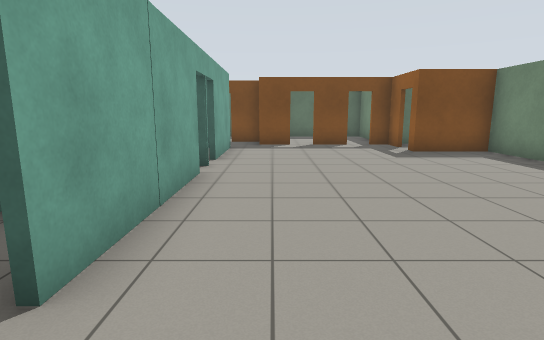
View 1 (above)

16 first-person views from a walk through a robot-simulator world made for Gazebo. The camera is 1.2 m above the floor, tilts 10° down and sees 80° across. The floor is counted in squares, 1 m on a side. Each view is taken from the middle of a square. On the plan, view 1 faces up. The plan holds only what a view shows up to about 13 squares ahead; the rest is blank.

View 2
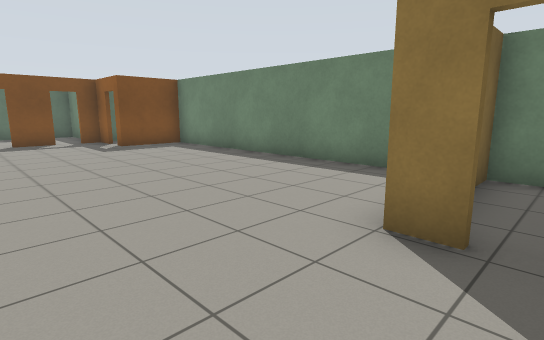

View 3
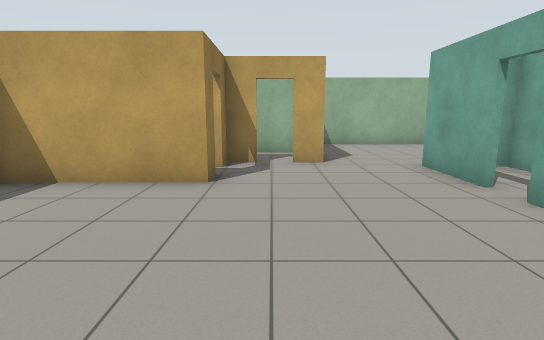

View 4
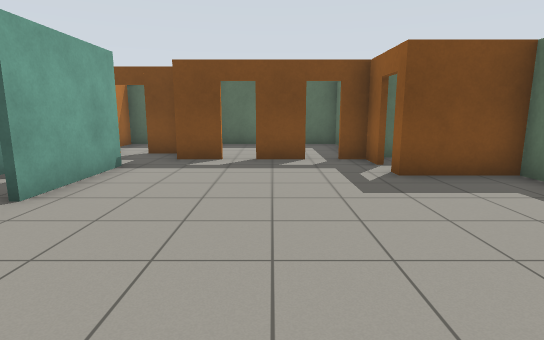

View 5
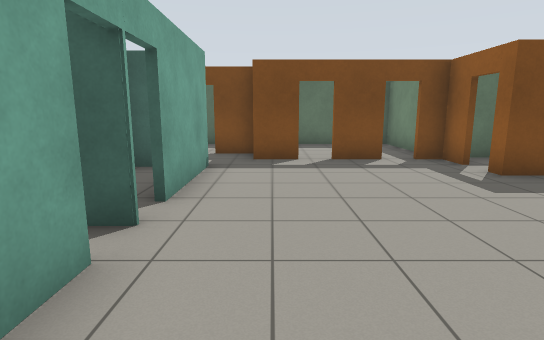

View 6
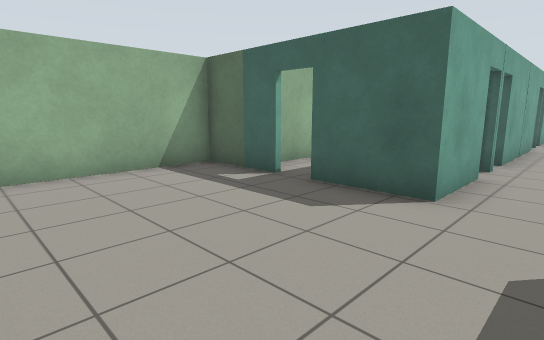

View 7
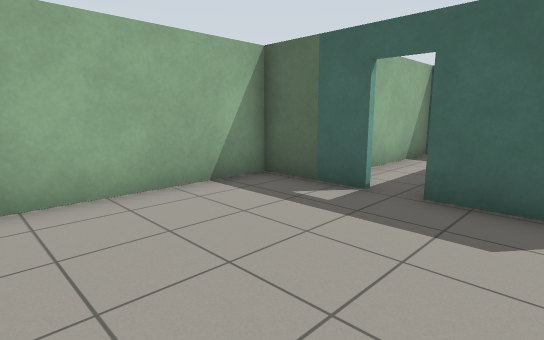

View 8
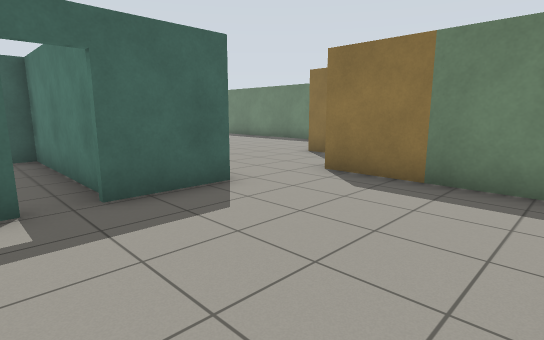

View 9
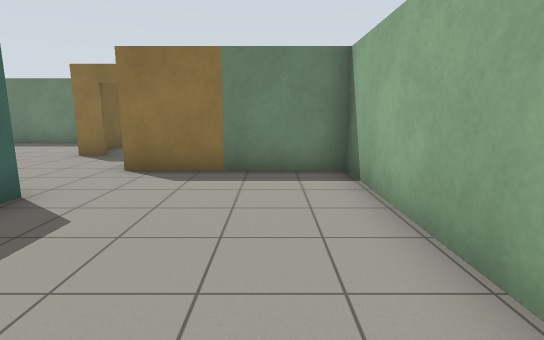

View 10
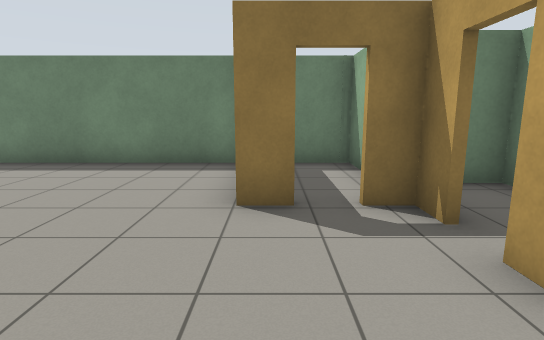

View 11
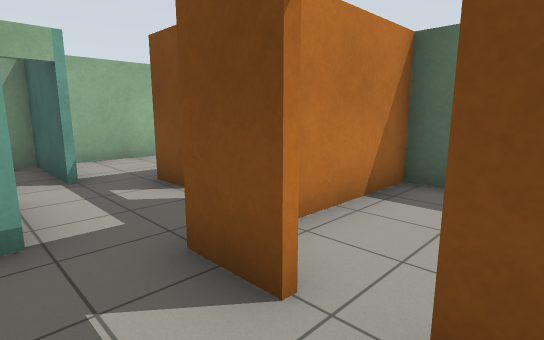

View 12
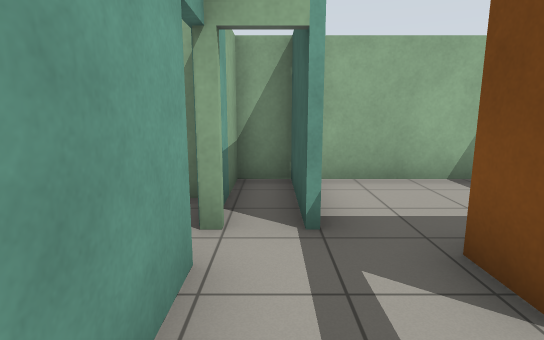

View 13
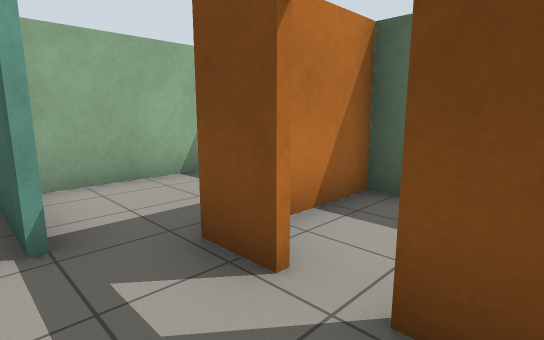

View 14
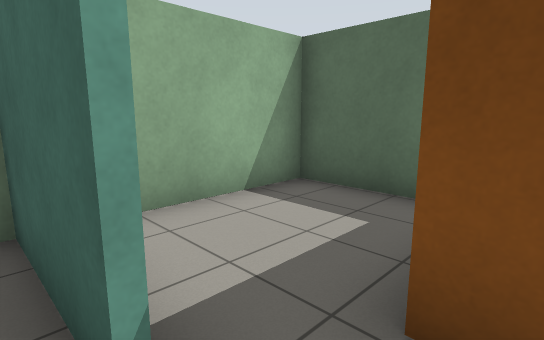

View 15
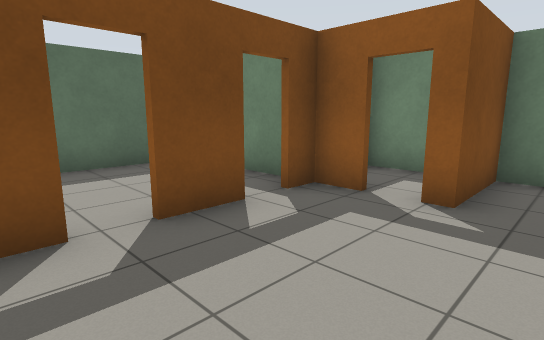

View 16
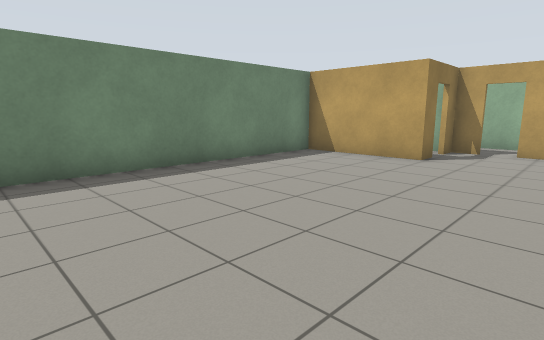

### Floor plan
Points are (right, up) in squares from view 1. A wall is a line through its corners. A room is listed if a view was taken in it or the views show most of it. See-through windows are left out.
Room 1 (views 1, 3, 4, 5, 11, 15, 16)
walls: (-1.5, 6.5) (-1.5, 1.7); (-1.4, 7.3) (-2, 7.3); (3.1, -1.4) (3.1, -0.5) (6.9, -0.5); (-1.5, 11.4) (-1.5, 8.2); (3, 12.4) (1.5, 12.4); (0.7, 12.4) (-0.5, 12.4); (2.2, -2.9) (3.1, -2.9) (3.1, -2.1); (6.8, -2) (6.8, 10.2) (4.5, 10.2) (4.5, 10.6)
ways out: opening at (0, -1.7) to room 2; open door at (-1.5, 1) to room 2; opening at (-1, 12) to room 3; open door at (1, 12.5) to room 4; open door at (3.8, 12) to room 4; open door at (2, -3) to room 8; open door at (-1.5, 7.5); open door at (3, -2)
Room 2 (views 2, 6, 7, 8, 9, 10)
walls: (-4.4, -7.6) (0.7, -7.6) (0.7, -2.9) (1.5, -2.9); (-4.5, -2.4) (-6.8, -2.4) (-6.8, -6.8); (-1.5, -0.1) (-1.5, -2.4) (-3.5, -2.4)
ways out: opening at (0, -1.7) to room 1; open door at (-1.5, 1) to room 1; open door at (-4, -2) to room 6
Room 3 (views 12, 13, 14)
walls: (-2.5, 13.6) (-3.6, 13.6); (-0.3, 13.6) (-1.8, 13.6); (-3.5, 11.4) (-1.5, 11.4)
ways out: opening at (-1, 12) to room 1; opening at (-4, 13) to room 5; open door at (-4, 11.5) to room 5; open door at (-2, 14) to room 7
Room 4 (no view inside)
walls: (4.5, 13.1) (4.5, 16.6) (-0.3, 16.6) (-0.3, 13.6)
ways out: open door at (1, 12.5) to room 1; open door at (3.8, 12) to room 1
Room 5 (no view inside)
walls: (-4.6, 16.6) (-6.8, 16.6) (-6.8, 12.9); (-6.8, 11.4) (-4.1, 11.4)
ways out: opening at (-4, 13) to room 3; open door at (-4, 11.5) to room 3
Room 6 (no view inside)
walls: (-3.5, -2.4) (-3.5, 2.8) (-5.5, 2.8) (-5.5, -1.3)
ways out: open door at (-4, -2) to room 2
Room 7 (no view inside)
walls: (-2.1, 16.6) (-3.5, 16.6) (-3.5, 14.8)
ways out: open door at (-2, 14) to room 3
Room 8 (no view inside)
walls: (1.2, -5) (4.5, -5) (4.5, -4.3)
ways out: open door at (2, -3) to room 1
Room 9 (no view inside)
walls: (6, 12.7) (5, 12.7); (6.8, 11.4) (6.8, 12.7)

Where each view was taken, in squares from view 1:
view 1: 0 up, 0 right, facing up
view 2: 2 down, 0 right, facing up-right
view 3: 5 up, 2 right, facing down
view 4: 4 up, 2 right, facing up
view 5: 4 up, 0 right, facing up
view 6: 7 down, 0 right, facing up-left
view 7: 7 down, 2 left, facing up-left
view 8: 7 down, 5 left, facing up-right
view 9: 6 down, 6 left, facing right
view 10: 1 down, 1 left, facing right
view 11: 11 up, 2 right, facing up-left
view 12: 12 up, 1 left, facing left
view 13: 12 up, 1 left, facing up-left
view 14: 12 up, 3 left, facing up-left
view 15: 9 up, 0 right, facing up-right
view 16: 8 up, 0 right, facing down-right
